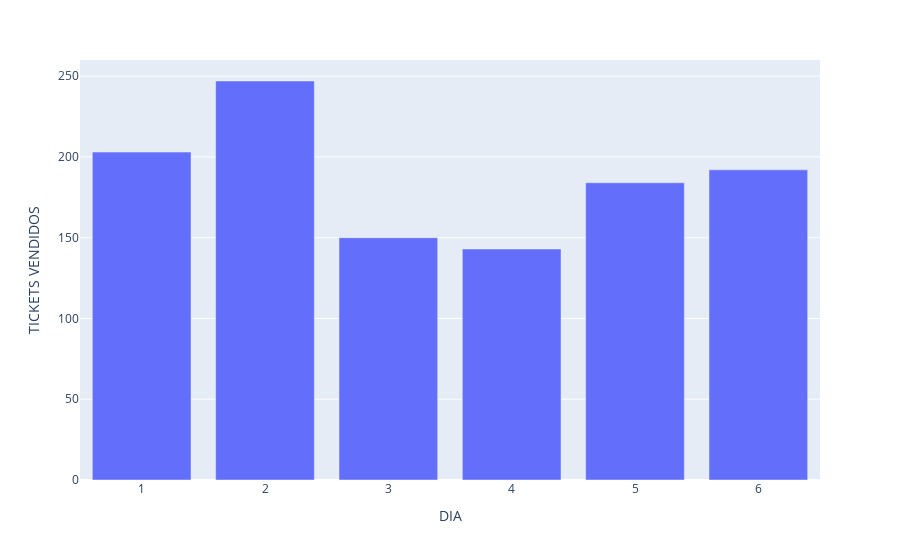

Notebook source saved alongside this figure:
### Markdown cell above
## TICKETS VENDIDOS POR DIA

### Code cell
dia_ticket = {x:0 for x in dias_en_minutos}
dia_actual = 0

for dia_en_minuto in dias_en_minutos:
    dia = list(filter(lambda x: x[1]<=dia_en_minuto, ticket_minuto))
    dia_ticket[dia_en_minuto] = sum([x[0] for x in dia])
    temp = [x for x in ticket_minuto if x not in dia]
    ticket_minuto = temp

keys = list(map(lambda x: x/(60*24), list(dia_ticket.keys())))
values = list(dia_ticket.values())

dia_ticket = dict(zip(keys, values))

df = DataFrame.from_dict(dia_ticket.items())
df.columns = ['DIA', 'TICKETS VENDIDOS']
express.bar(df, x='DIA', y='TICKETS VENDIDOS')

### Figure 1 — Plotly figure (JSON) as saved in the notebook; plotly's stock layout.template omitted (floating-point values rounded to 4 significant figures)
{"data": [{"alignmentgroup": "True", "hovertemplate": "DIA=%{x}<br>TICKETS VENDIDOS=%{y}<extra></extra>", "legendgroup": "", "marker": {"color": "#636efa", "pattern": {"shape": ""}}, "name": "", "offsetgroup": "", "orientation": "v", "showlegend": false, "textposition": "auto", "x": [1.0, 2.0, 3.0, 4.0, 5.0, 6.0], "xaxis": "x", "y": [203, 247, 150, 143, 184, 192], "yaxis": "y", "type": "bar"}], "layout": {"xaxis": {"anchor": "y", "domain": [0.0, 1.0], "title": {"text": "DIA"}}, "yaxis": {"anchor": "x", "domain": [0.0, 1.0], "title": {"text": "TICKETS VENDIDOS"}}, "legend": {"tracegroupgap": 0}, "margin": {"t": 60}, "barmode": "relative"}}
